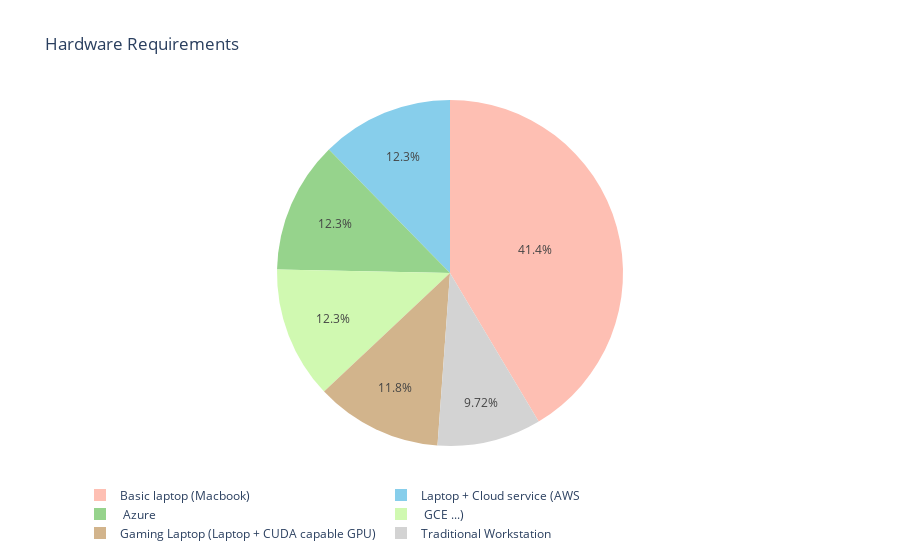

Here is the notebook cell this chart was saved with:
### Markdown cell above
**Basic laptop is enough to follow data science trends so hardware requirements is no excuse not to discover the world.**

### Code cell
hardware = mulchrep['HardwarePersonalProjectsSelect'].str.split(',')
hardware_set = []
for i in hardware.dropna():
    hardware_set.extend(i)
    hware = pd.Series(hardware_set).value_counts()[:6]

label = hware.index
size = hware.values

colors = ['#FEBFB3', 'skyblue', '#96D38C', '#D0F9B1', 'tan', 'lightgrey']

trace = go.Pie(
    labels=label,
    values=size,
    marker=dict(colors=colors)
)

data = [trace]
layout=go.Layout(
    title='Hardware Requirements',
    legend=dict(orientation='h')
)

fig = go.Figure(data=data, layout=layout)
po.iplot(fig)

### Figure 1 — Plotly figure (JSON) as saved in the notebook; plotly's stock layout.template omitted (floating-point values rounded to 4 significant figures)
{"data": [{"labels": ["Basic laptop (Macbook)", "Laptop + Cloud service (AWS", " Azure", " GCE ...)", "Gaming Laptop (Laptop + CUDA capable GPU)", "Traditional Workstation"], "marker": {"colors": ["#FEBFB3", "skyblue", "#96D38C", "#D0F9B1", "tan", "lightgrey"]}, "type": "pie", "values": [2246, 669, 669, 669, 641, 527]}], "layout": {"legend": {"orientation": "h"}, "title": {"text": "Hardware Requirements"}}}
